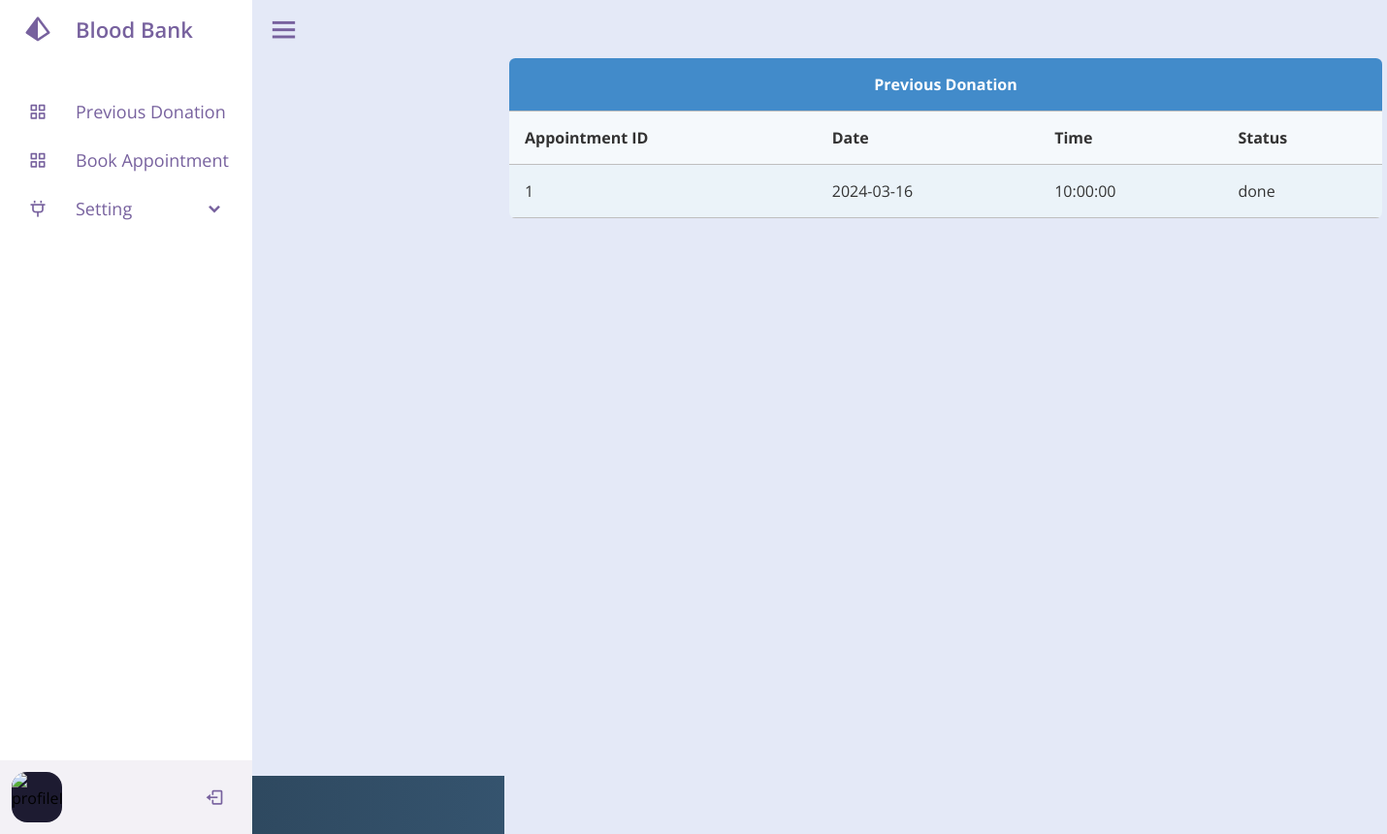
The app's page /Donor/dashbord.php with its own data.
### tables this page shows
CREATE TABLE IF NOT EXISTS `appointment` (
  `A_ID` int NOT NULL,
  `D_ID` int NOT NULL,
  `A_date` date NOT NULL,
  `A_time` time NOT NULL,
  `A_status` varchar(20) NOT NULL DEFAULT 'panding',
  PRIMARY KEY (`A_ID`),
  KEY `D_ID` (`D_ID`)
);

### Donor/dashbord.php (the view, shortened to what this page needs)
<?php
include "start.php";
include "connect.php";
$mail = 'jane@example.com';
$query = "SELECT * FROM donor WHERE D_email = '$mail'";
$stat = mysqli_query($con, $query);
$row = mysqli_fetch_array($stat);
$did = $row['D_ID'];
$query = "SELECT * FROM appointment WHERE D_ID = '$did'";
$cmd = mysqli_query($con, $query);
?>
<head>
    <link rel='stylesheet' href="./css/table.css">
</head>
<section class="home-section">
    <div class="container">
        <table class="rwd-table">
            <tbody>
                <tr>
                    <th colspan="10" style="text-align:center;" >Previous Donation</th>
                </tr>
                <tr>
                    <th>Appointment ID</th>
                    <th>Date</th>
                    <th>Time</th>
                    <th>Status</th>
                </tr>
                <?php while ($row = mysqli_fetch_array($cmd)) : ?>
                    <tr>
                        <td data-th="Appointment ID"><?php echo $row['A_ID']; ?></td>
                        <td data-th="Date"><?php echo $row['A_date']; ?></td>
                        <td data-th="Time"><?php echo $row['A_time']; ?></td>
                        <td data-th="Status"><?php echo $row['A_status']; ?></td>
                    </tr>
                <?php endwhile; ?>
            </tbody>
        </table>
    </div>
</section>
<?php include 'end.php'; ?>

### Donor/CSS/sidebar.css (style rules this page uses)
* { margin: 0; padding: 0; box-sizing: border-box; font-family: "Poppins", sans-serif; }
.home-section { position: relative; background: #e4e9f7; height: 100vh; left: 260px; width: calc(100% - 260px); transition: all 0.5s ease; }

### Donor/CSS/table.css (style rules this page uses)
* { font-family: 'Open Sans', sans-serif; }
.rwd-table { margin: auto; min-width: 900px; max-width: 100%; border-collapse: collapse; }
.rwd-table tr:first-child { border-top: none; background: #428bca; color: #fff; }
.rwd-table tr { border-top: 1px solid #ddd; border-bottom: 1px solid #ddd; background-color: #f5f9fc; }
.rwd-table tr:nth-child(odd):not(:first-child) { background-color: #ebf3f9; }
.rwd-table th { display: none; }
.rwd-table td { display: block; }
.rwd-table td:first-child { margin-top: .5em; }
.rwd-table td:last-child { margin-bottom: .5em; }
.rwd-table td:before { content: attr(data-th) ": "; font-weight: bold; width: 120px; display: inline-block; color: #000; }
.rwd-table th, .rwd-table td { text-align: left; }
.rwd-table { color: #333; border-radius: .4em; overflow: hidden; }
.rwd-table tr { border-color: #bfbfbf; }
.rwd-table th, .rwd-table td { padding: .5em 1em; }
@media screen and (min-width: 600px) { .rwd-table td:before { display: none; } }
@media screen and (min-width: 600px) { .rwd-table th, .rwd-table td { display: table-cell; padding: .25em .5em; } }
@media screen and (min-width: 600px) { .rwd-table th:first-child, .rwd-table td:first-child { padding-left: 0; } }
@media screen and (min-width: 600px) { .rwd-table th:last-child, .rwd-table td:last-child { padding-right: 0; } }
@media screen and (min-width: 600px) { .rwd-table th, .rwd-table td { padding: 1em !important; } }
body { background: #4B79A1; background: -webkit-linear-gradient(to left, #4B79A1 , #283E51); background: linear-gradient(to left, #4B79A1 , #283E51); }
.container { display: block; text-align: center; }

### records on screen
appointment: A_ID "1", A_date "2024-03-16", A_time "10:00:00", A_status "done"
